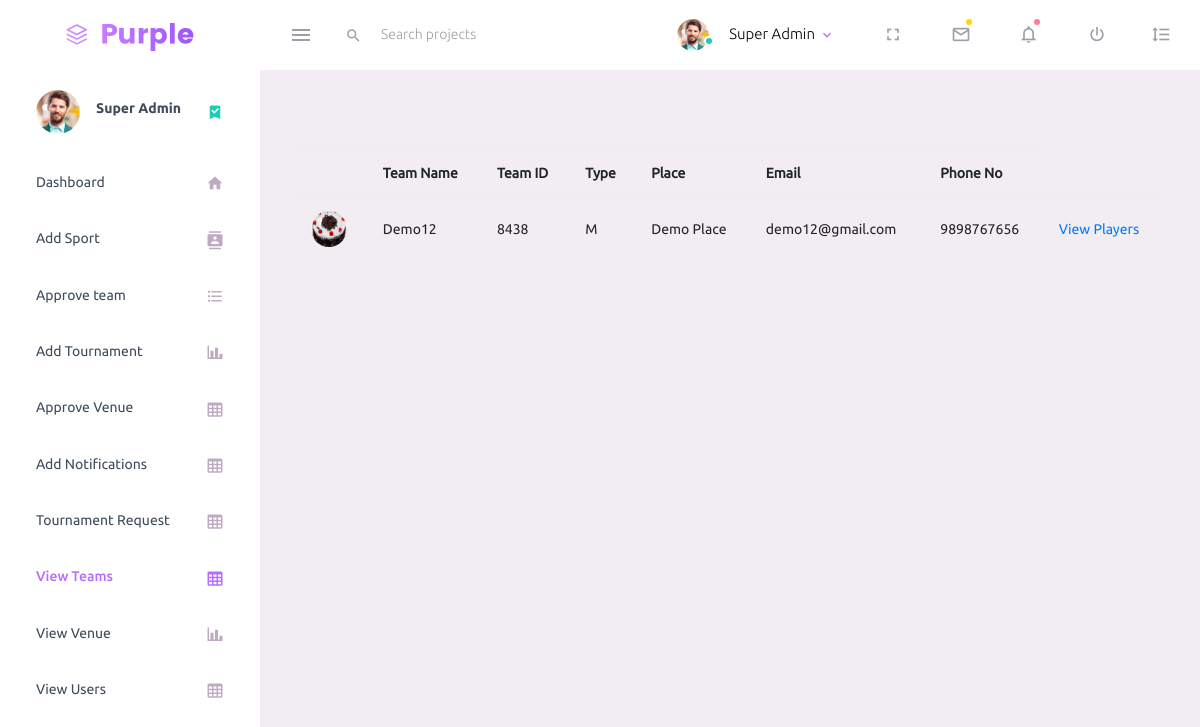
Page /SCMS/Admin/ViewTeams on the committed database.
### ClubManagementApp/models.py (models this page shows, shortened)
class TeamDetails(models.Model):
    team_id=models.AutoField(primary_key=True,db_column="t_id")
    team_type=models.ForeignKey(SportsDetail,on_delete=models.CASCADE,db_column="t_type")
    team_name=models.CharField(max_length=50,db_column="t_name")
    team_place=models.CharField(max_length=50,db_column="t_place")
    team_email=models.EmailField(max_length=100,db_column="tb_mail")
    team_phno=models.CharField(max_length=10,db_column="t_ph")
    team_user_id=models.IntegerField()
    team_logo=models.ImageField(upload_to="Team/",db_column="t_logo")
    team_passwd=models.CharField(max_length=120,db_column="t_pswd")
    team_status=models.CharField(max_length=20,db_column="t_status")
    class Meta:
        db_table="tb_team"

class SportsDetail(models.Model):
    Sport_Choices=(
        ('m','Men'),
        ('w','Women')
    )
    sport_id=models.AutoField(primary_key=True,db_column="sp_id")
    sport_name=models.CharField(max_length=50,db_column="sp_name")
    sport_type=models.CharField(max_length=10,db_column="sp_type",choices=Sport_Choices)
    class Meta:
        db_table="tb_sports"

### ClubManagementApp/views/AdminView.py (the view)
# urls.py: path('Admin/ViewTeams',AdminView.ViewTeams,name="view_teams"),
def ViewTeams(request):
    teams=TeamDetails.objects.filter(team_status="approved")
    return render(request,'Admin/ViewTeams.html',{'teams':teams})

### ClubManagementApp/templates/Admin/ViewTeams.html
{% extends 'Admin/AdminMaster.html' %}
{% block page_content %}
<table class="table table-striped">
<tr>
    <th></th>
    <th>Team Name</th>
    <th>Team ID</th>
    <th>Type</th>
    <th>Place</th>
    <th>Email</th>
    <th>Phone No</th>
</tr>
{% for team in teams %}
<tr>
    <td><img src="{{team.team_logo.url}}" class="img img-rounded"> </td>
    <td>{{team.team_name|title}}</td>
    <td>{{team.team_user_id}}</td>
    <td>{{team.team_type.sport_type|title}}</td>
    <td>{{team.team_place|title}}</td>
    <td>{{team.team_email}}</td>
    <td>{{team.team_phno}}</td>
   <td> <a href="{% url 'club_management:view_players'  team.team_id %}">View Players</a></td>
</tr>
{% endfor %}
</table>
{% endblock %}

### rows in the picture
TeamDetails: team_logo (picture), team_name "Demo12", team_user_id "8438", team_type.sport_type "M", team_place "Demo Place", team_email "demo12@gmail.com", team_phno "9898767656"
